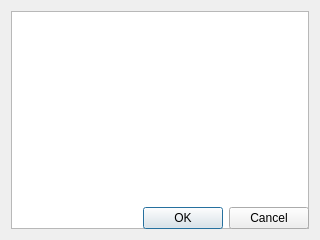
<?xml version="1.0" encoding="UTF-8"?>
<ui version="4.0">
 <class>Dialog</class>
 <widget class="QDialog" name="Dialog">
  <property name="geometry">
   <rect>
    <x>0</x>
    <y>0</y>
    <width>320</width>
    <height>240</height>
   </rect>
  </property>
  <property name="windowTitle">
   <string>Dialog</string>
  </property>
  <layout class="QGridLayout" name="gridLayout">
   <item row="0" column="0" rowspan="2" colspan="2">
    <widget class="QTextEdit" name="textEdit"/>
   </item>
   <item row="1" column="1">
    <widget class="QDialogButtonBox" name="buttonBox">
     <property name="orientation">
      <enum>Qt::Horizontal</enum>
     </property>
     <property name="standardButtons">
      <set>QDialogButtonBox::Cancel|QDialogButtonBox::Ok</set>
     </property>
    </widget>
   </item>
  </layout>
 </widget>
 <resources/>
 <connections>
  <connection>
   <sender>buttonBox</sender>
   <signal>accepted()</signal>
   <receiver>Dialog</receiver>
   <slot>accept()</slot>
   <hints>
    <hint type="sourcelabel">
     <x>248</x>
     <y>254</y>
    </hint>
    <hint type="destinationlabel">
     <x>157</x>
     <y>274</y>
    </hint>
   </hints>
  </connection>
  <connection>
   <sender>buttonBox</sender>
   <signal>rejected()</signal>
   <receiver>Dialog</receiver>
   <slot>reject()</slot>
   <hints>
    <hint type="sourcelabel">
     <x>316</x>
     <y>260</y>
    </hint>
    <hint type="destinationlabel">
     <x>286</x>
     <y>274</y>
    </hint>
   </hints>
  </connection>
 </connections>
</ui>
